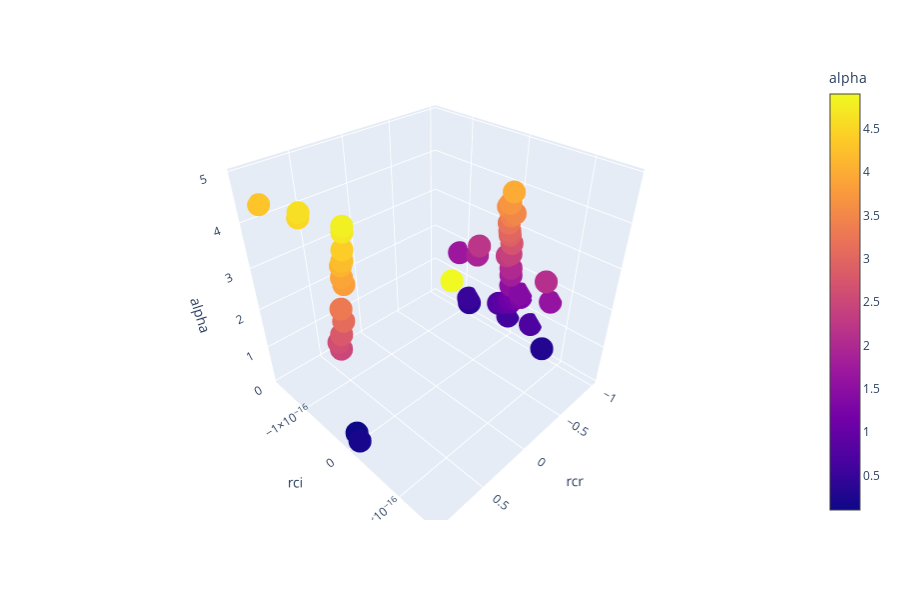

Notebook cell for this chart:
### Code cell
import plotly.express as px

fig = px.scatter_3d(rcs, x="rcr", y="rci", z='alpha', color="alpha")

fig.show()

### Figure 1 — Plotly figure (JSON) as saved in the notebook; plotly's stock layout.template omitted (floating-point values rounded to 4 significant figures)
{"data": [{"hoverlabel": {"namelength": 0}, "hovertemplate": "rcr=%{x}<br>rci=%{y}<br>alpha=%{marker.color}", "legendgroup": "", "marker": {"color": [0.1, 0.2, 0.3, 0.4, 0.5, 0.6, 0.7, 0.8, 0.9, 1, 1.1, 1.2, 1.3, 1.4, 1.5, 1.6, 1.7, 1.8, 1.9, 2, 2.1, 2.2, 2.3, 2.4, 2.5, 2.6, 2.7, 2.8, 2.9, 3.0, 3.1, 3.2, 3.3, 3.4, 3.5, 3.6, 3.7, 3.8, 3.9, 4, 4.1, 4.2, 4.3, 4.4, 4.5, 4.6, 4.7, 4.8, 4.9], "coloraxis": "coloraxis", "symbol": "circle"}, "mode": "markers", "name": "", "scene": "scene", "showlegend": false, "type": "scatter3d", "x": [0.873, 0.926, -0.9509, -0.9676, -0.9795, -0.988, -0.9938, -0.9974, -0.9994, -1, -0.9995, -0.998, -0.9958, -0.993, -0.9897, -0.986, -0.9819, -0.9775, -0.973, -0.9682, -0.9633, -0.9582, -0.9531, -0.9479, 0.9427, 0.9375, -0.9322, 0.9269, -0.9217, -0.9164, 0.9112, -0.906, 0.9008, -0.8957, -0.8906, -0.8856, -0.8806, 0.8756, 0.8707, -0.8659, 0.8611, 0.8564, 0.8517, 0.8471, 0.8425, 0.838, 0.8336, 0.8292, 0.8248], "y": [-7.157e-18, 1.092e-17, 7.392e-17, -7.946e-17, -8.332e-17, 0, 4.341e-17, -2.173e-17, -1.079e-17, 0, 0, 1.021e-17, 1.993e-17, 1.942e-17, 0, 7.355e-17, -1.073e-16, 0, -6.774e-17, 0, 6.422e-17, -6.258e-17, -7.212e-18, -1.656e-19, -3.341e-19, -5.169e-18, 1.751e-18, -2.874e-19, -1.42e-18, -1.978e-18, 3.197e-18, -3.036e-18, -1.822e-18, 1.131e-18, 7.516e-18, -4.213e-18, -6.403e-20, 3.004e-18, -1.007e-18, 5.801e-18, -2.714e-18, -2.952e-19, -1.657e-16, 0, -8.049e-17, -7.937e-17, 0, 0, 1.525e-16], "z": [0.1, 0.2, 0.3, 0.4, 0.5, 0.6, 0.7, 0.8, 0.9, 1, 1.1, 1.2, 1.3, 1.4, 1.5, 1.6, 1.7, 1.8, 1.9, 2, 2.1, 2.2, 2.3, 2.4, 2.5, 2.6, 2.7, 2.8, 2.9, 3.0, 3.1, 3.2, 3.3, 3.4, 3.5, 3.6, 3.7, 3.8, 3.9, 4, 4.1, 4.2, 4.3, 4.4, 4.5, 4.6, 4.7, 4.8, 4.9]}], "layout": {"coloraxis": {"colorbar": {"title": {"text": "alpha"}}, "colorscale": [[0, "#0d0887"], [0.1111, "#46039f"], [0.2222, "#7201a8"], [0.3333, "#9c179e"], [0.4444, "#bd3786"], [0.5556, "#d8576b"], [0.6667, "#ed7953"], [0.7778, "#fb9f3a"], [0.8889, "#fdca26"], [1, "#f0f921"]]}, "height": 600, "legend": {"tracegroupgap": 0}, "margin": {"t": 60}, "scene": {"domain": {"x": [0, 0.98], "y": [0, 1]}, "xaxis": {"title": {"text": "rcr"}}, "yaxis": {"title": {"text": "rci"}}, "zaxis": {"title": {"text": "alpha"}}}}}
